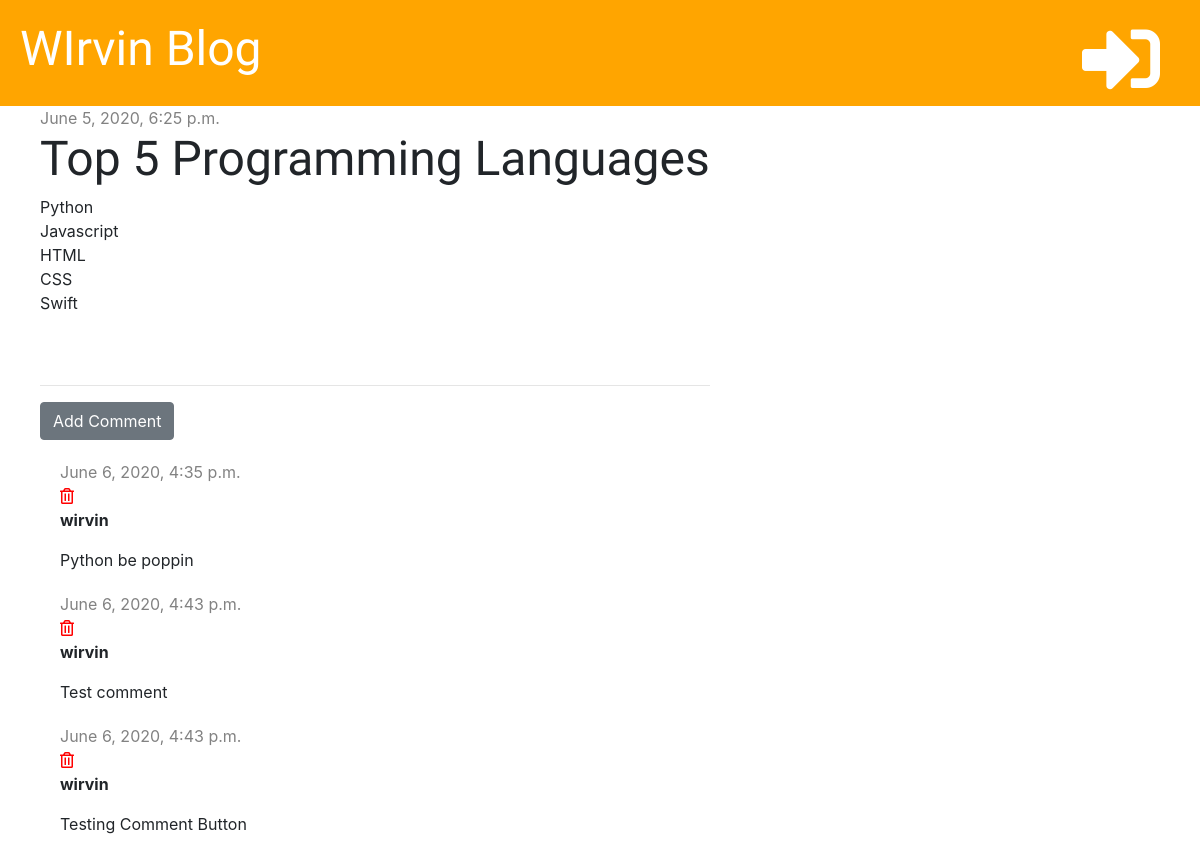
Before: /post/2/ with the older database file.
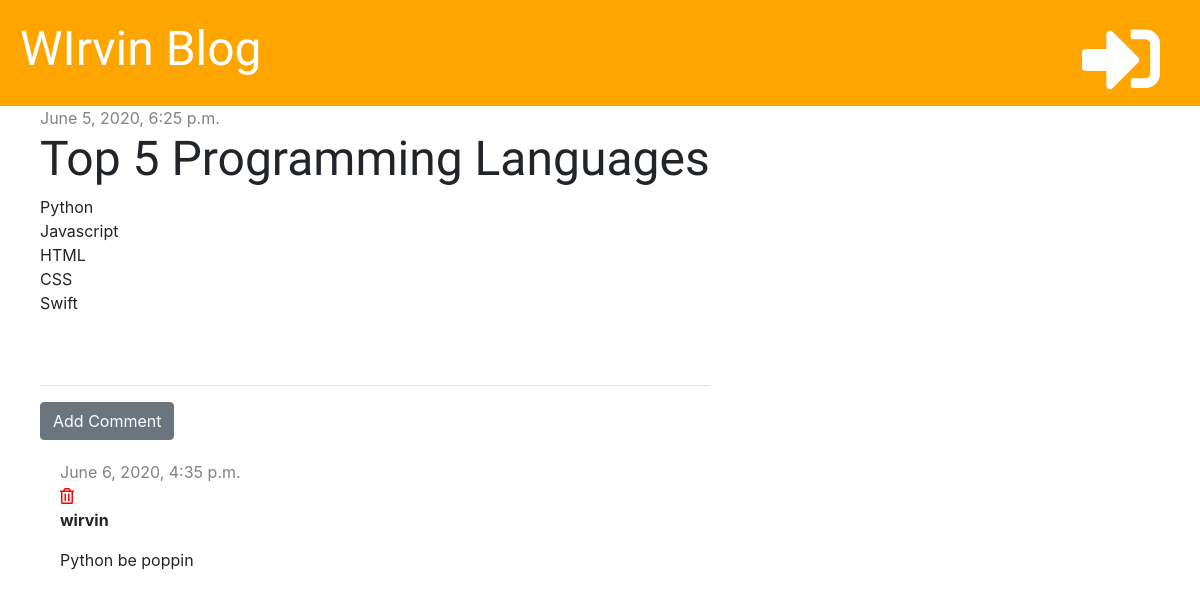
After: the same page with the newer database file.
### blogpost/models.py (models this page shows, shortened)
class Comment(models.Model):
    post = models.ForeignKey('blogpost.Post', on_delete=models.CASCADE, related_name='comments')
    author = models.CharField(max_length=200)
    created_date = models.DateTimeField(default=timezone.now())
    text = models.TextField()

### blogpost/views.py (the view)
# urls.py: path('post/<int:pk>/', views.post_detail, name='post_detail'),
def post_detail(request, pk):
    post = get_object_or_404(Post, pk=pk)
    stuff_for_front_end = {'post': post}
    return render(request, 'blog/post_detail.html', stuff_for_front_end)

### blogpost/templates/blog/post_detail.html (shortened to what this page needs)
{% extends 'blog/base.html' %}
{% block content %}
    <div class="post">
        {% if post.published_date %}
        <div class="date">
            {{ post.published_date }}
        </div>
        {% else %}
        <a href="{% url 'post_publish' pk=post.pk %}" class="btn btn-primary">Publish</a>
        {% endif %}
        <h1>{{ post.title }}</h1>
        <p>{{ post.text|linebreaksbr }}</p>
    </div>
    <hr>
    <a href="{% url 'add_comment_to_post' pk=post.pk %}" class="btn btn-secondary">Add Comment</a>
    {% for comment in post.comments.all %}
    <div class="comment">
        <div class="date">
            {{ comment.created_date }}
        </div>
        <a href="{% url 'comment_remove' pk=comment.pk %}"><i class="far fa-trash-alt" style="color: red"></i></a>
        <p><strong>{{ comment.author }}</strong></p>
        <p>{{ comment.text }}</p>
    </div>
    {% empty %}
    <p>No Comments Yet...</p>
    {% endfor %}
{% endblock %}

Changed rows visible on the page:
removed Comment: created_date "June 6, 2020, 4:43 p.m.", author "wirvin", text "Test comment"
removed Comment: created_date "June 6, 2020, 4:43 p.m.", author "wirvin", text "Testing Comment Button"
